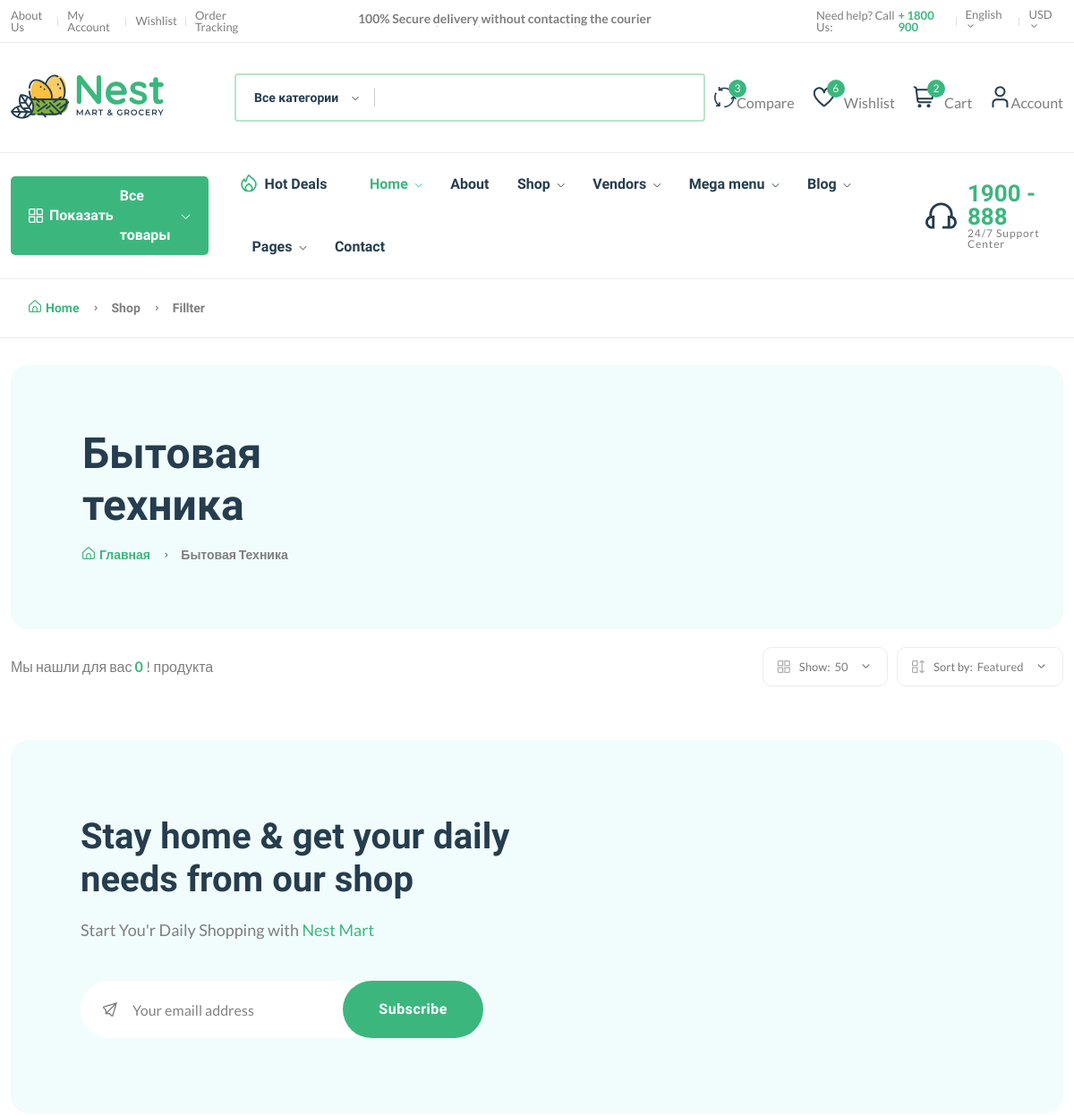
Page /categories/catJWr2k8UTrv/ (upper part) on the earlier database version.
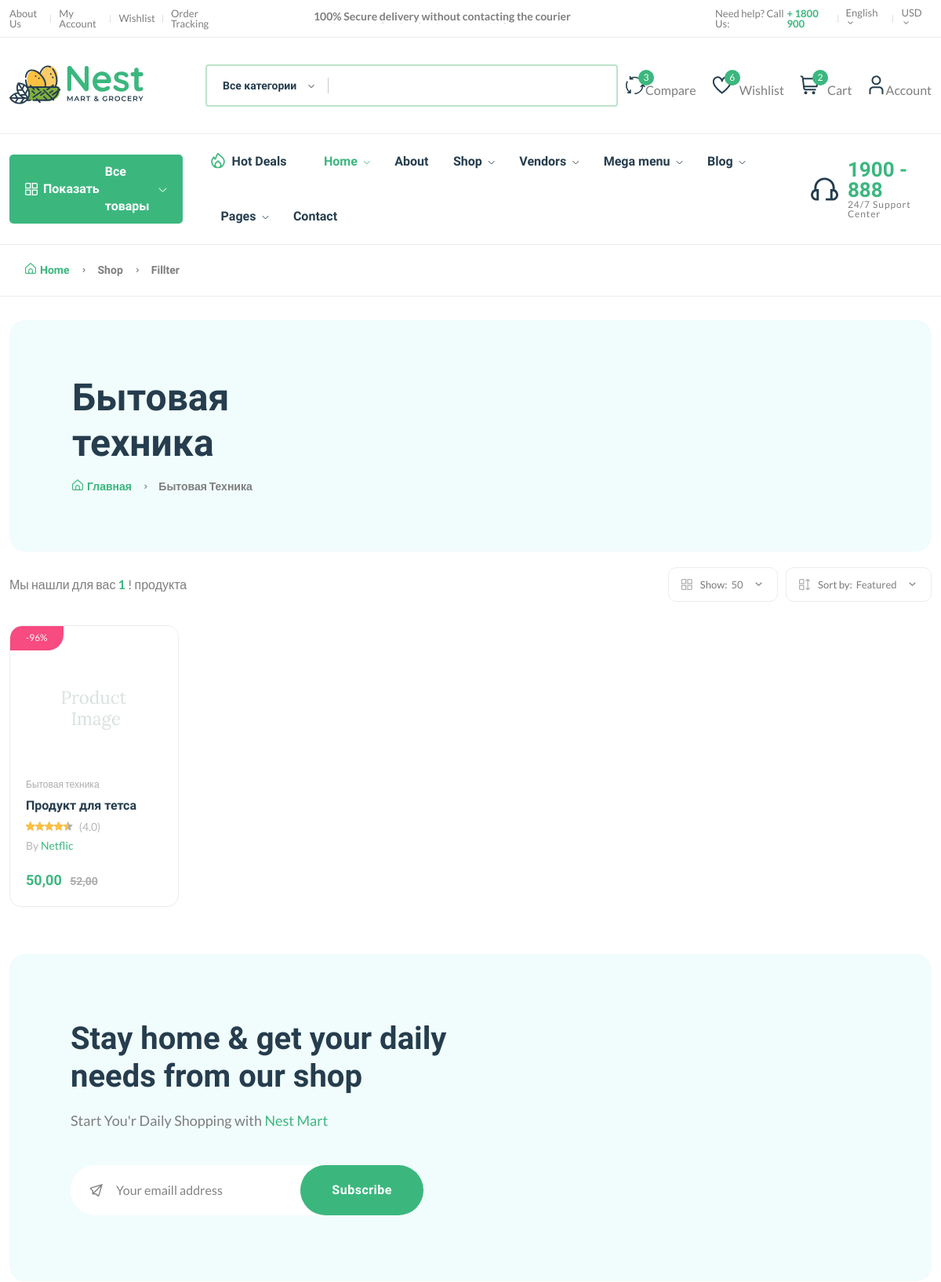
Same page on the later database version.
### core/models.py (models this page shows, shortened)
class Product(models.Model):
    pid = ShortUUIDField(unique=True, length=10, max_length=20, verbose_name="ID")
    title = models.CharField(max_length=100, verbose_name="Имя")
    description = RichTextUploadingField(null=True, blank=True, verbose_name="Описание")
    user = models.ForeignKey(User, on_delete=models.SET_NULL, null=True, verbose_name="Пользователь")
    category = models.ForeignKey(Category, on_delete=models.SET_NULL, null=True, verbose_name="Категория", related_name='category')
    vendor = models.ForeignKey(Vendor, on_delete=models.SET_NULL, null=True, verbose_name="Поставщик", default=None, related_name='products')
    image = models.ImageField(upload_to=user_directory_path, verbose_name="Картинка", default="cover_product.jpg")
    price = models.DecimalField(max_digits=9999999999, decimal_places=2, verbose_name='Цена')
    old_price = models.DecimalField(max_digits=9999999999, decimal_places=2, verbose_name='Старая цена')
    specifications = RichTextUploadingField(null=True, blank=True, verbose_name='Характеристики')
    tags = TaggableManager(verbose_name='Теги')
    product_status = models.CharField(choices=STATUS, max_length=10, default='in_review',
                                      verbose_name='Статус продукта')
    type = models.CharField(max_length=100, verbose_name="Тип продукта", null=True, blank=True)
    life = models.DateField(verbose_name="Срок годности", null=True, blank=True)
    status = models.BooleanField(default=True, verbose_name='Статус')
    in_stock = models.BooleanField(default=True, verbose_name='Есть в наличии')
    featured = models.BooleanField(default=False, verbose_name='Рекомендуемый')
    digital = models.BooleanField(default=False, verbose_name='Цифровой')
    sku = ShortUUIDField(unique=True, length=4, max_length=10, verbose_name="UUID")
    created_at = models.DateTimeField(auto_now_add=True, verbose_name='Дата создания')
    updated_at = models.DateTimeField(auto_now=True, verbose_name='Дата обновление')
    class Meta:
        verbose_name = "Продукт"
        verbose_name_plural = "Продукты"
    def get_percentage(self):
        return (self.price / self.old_price) * 100

class Category(models.Model):
    cit = ShortUUIDField(unique=True, length=10, max_length=20, prefix='cat', verbose_name="ID")
    title = models.CharField(max_length=100, verbose_name="Название")
    image = models.ImageField(upload_to='category', verbose_name="Картинка", default="category.jpg")
    class Meta:
        verbose_name = "Катогоия"
        verbose_name_plural = "Категории"
    def __str__(self):
        return self.title

class Vendor(models.Model):
    vid = ShortUUIDField(unique=True, length=10, max_length=20, prefix='ven', verbose_name="ID")
    title = models.CharField(max_length=100, verbose_name="Имя")
    address = models.CharField(max_length=100, verbose_name="Адрес")
    contact = models.CharField(max_length=100, verbose_name="Контакты")
    chat_resp_time = models.CharField(max_length=100, verbose_name="Время для чата")
    shipping_on_time = models.CharField(max_length=100, verbose_name="Время доставки")
    authentic_rating = models.CharField(max_length=100, verbose_name="Подлинный рейтинг")
    days_return = models.CharField(max_length=100, verbose_name="Дата возврата")
    warranty_period = models.CharField(max_length=100, verbose_name="Гарантийный период")
    image = models.ImageField(upload_to=user_directory_path, verbose_name="Картинка", default="vendor.jpg")
    cover_image = models.ImageField(upload_to=user_directory_path, verbose_name="Изображение обложки", default="cover_product.jpg")
    description = models.TextField(null=True, blank=True, verbose_name="Описание")
    user = models.ForeignKey(User, on_delete=models.SET_NULL, null=True, verbose_name="Пользователь")
    class Meta:
        verbose_name = "Поставщик"
        verbose_name_plural = "Поставщики"
    def __str__(self):
        return self.title

### core/views.py (the view)
# urls.py: path('categories/<str:cit>/', category_product_list_view, name="category_product_list"),
def category_product_list_view(request, cit):
    category = Category.objects.get(cit=cit)
    products = Product.objects.filter(product_status='published', category=category)
    return render(request, 'core/categories/product-list.html', {
        'category': category,
        'products': products
    })

### core/context_processor.py (called while the page is built)
def categories(request):
    categories = Category.objects.all()
    return {
        'categories': categories
    }

### core/context_processors.py (called while the page is built)
def categories(request):
    categories = Category.objects.all()
    return {
        'categories': categories
    }

### templates/core/categories/product-list.html (shortened to what the changed rows need)
{% extends 'partials/base.html' %}
{% load static %}
{% block content %}
    <main class="main">
        <div class="container mb-30 mt-30">
            <div class="row">
                <div class="col-12">
                 <div class="archive-header mb-20">
                        <div class="row align-items-center">
                            <div class="col-xl-3">
                                <h1 class="mb-15">{{ category.title }}</h1>
                            </div>
                        </div>
                    </div>
                    <div class="shop-product-fillter">
                        <div class="totall-product">
                            <p>
                                Мы нашли для вас  <strong class="text-brand">{{ products.count }}</strong> ! продукта
                            </p>
                        </div>
                    </div>
                    <div class="row product-grid">
                        {% for product in products %}
                           <div class="col-lg-1-5 col-md-4 col-12 col-sm-6">
                                    <div class="product-cart-wrap mb-30">
                                        <div class="product-img-action-wrap">
                                            <div class="product-img product-img-zoom">
                                                <a href="{% url 'core:product_detail' product.pid %}">
                                                    <img class="default-img"
                                                         src="{{ product.image.url }}" alt=""/>
                                                </a>
                                            </div>
                                            <div class="product-badges product-badges-position product-badges-mrg">
                                                <span class="hot">-{{ product.get_percentage | floatformat:0 }}%</span>
                                            </div>
                                        </div>
                                        <div class="product-content-wrap">
                                            <div class="product-category">
                                                <a href="shop-grid-right.html">{{ product.category }}</a>
                                            </div>
                                            <h2><a href="{% url 'core:product_detail' product.pid %}">{{ product.title }}</a>
                                            </h2>
                                            <div class="product-rate-cover">
                                                <div class="product-rate d-inline-block">
                                                    <div class="product-rating" style="width: 90%"></div>
                                                </div>
                                                <span class="font-small ml-5 text-muted"> (4.0)</span>
                                            </div>
                                            <div>
                                                <span class="font-small text-muted">By <a href="vendor-details-1.html">{{ product.vendor }}</a></span>
                                            </div>
                                            <div class="product-card-bottom">
                                                <div class="product-price">
                                                    <span>{{ product.price }}</span>
                                                    <span class="old-price">{{ product.old_price }}</span>
                                                </div>
                                            </div>
                                        </div>
                                    </div>
                                </div>
                        {% endfor %}
                    </div>
                </div>
            </div>
        </div>
    </main>
{% endblock %}

Differences in the rows shown:
added Product: image (picture), get_percentage "96", category "Бытовая техника", title "Продукт для тетса", vendor "Netflic", price "50,00", old_price "52,00"
Other differences:
{{ products.count }}: "0" → "1"
